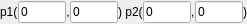
<?xml version="1.0" encoding="UTF-8"?>
<ui version="4.0">
 <class>PointForm</class>
 <widget class="QWidget" name="PointForm">
  <property name="geometry">
   <rect>
    <x>0</x>
    <y>0</y>
    <width>247</width>
    <height>24</height>
   </rect>
  </property>
  <property name="windowTitle">
   <string>Form</string>
  </property>
  <layout class="QGridLayout" name="gridLayout">
   <property name="leftMargin">
    <number>0</number>
   </property>
   <property name="topMargin">
    <number>0</number>
   </property>
   <property name="rightMargin">
    <number>0</number>
   </property>
   <property name="bottomMargin">
    <number>0</number>
   </property>
   <property name="spacing">
    <number>0</number>
   </property>
   <item row="0" column="5">
    <widget class="QLabel" name="label_p2_1">
     <property name="text">
      <string> p2(</string>
     </property>
    </widget>
   </item>
   <item row="0" column="4">
    <widget class="QLabel" name="label_p1_3">
     <property name="text">
      <string>)</string>
     </property>
    </widget>
   </item>
   <item row="0" column="2">
    <widget class="QLabel" name="label_p1_2">
     <property name="maximumSize">
      <size>
       <width>4</width>
       <height>16777215</height>
      </size>
     </property>
     <property name="styleSheet">
      <string notr="true">font: 75 12pt &quot;Arial&quot;;</string>
     </property>
     <property name="text">
      <string>,</string>
     </property>
     <property name="alignment">
      <set>Qt::AlignCenter</set>
     </property>
    </widget>
   </item>
   <item row="0" column="3">
    <widget class="QLineEdit" name="lineEdit_y1">
     <property name="text">
      <string>0</string>
     </property>
    </widget>
   </item>
   <item row="0" column="1">
    <widget class="QLineEdit" name="lineEdit_x1">
     <property name="text">
      <string>0</string>
     </property>
    </widget>
   </item>
   <item row="0" column="8">
    <widget class="QLineEdit" name="lineEdit_y2">
     <property name="text">
      <string>0</string>
     </property>
    </widget>
   </item>
   <item row="0" column="6">
    <widget class="QLineEdit" name="lineEdit_x2">
     <property name="text">
      <string>0</string>
     </property>
    </widget>
   </item>
   <item row="0" column="7">
    <widget class="QLabel" name="label_p2_2">
     <property name="maximumSize">
      <size>
       <width>4</width>
       <height>16777215</height>
      </size>
     </property>
     <property name="styleSheet">
      <string notr="true">font: 75 12pt &quot;Arial&quot;;</string>
     </property>
     <property name="text">
      <string>,</string>
     </property>
    </widget>
   </item>
   <item row="0" column="9">
    <widget class="QLabel" name="label_p2_3">
     <property name="text">
      <string>)</string>
     </property>
    </widget>
   </item>
   <item row="0" column="0">
    <widget class="QLabel" name="label_p1_1">
     <property name="text">
      <string>p1(</string>
     </property>
    </widget>
   </item>
  </layout>
 </widget>
 <resources/>
 <connections/>
</ui>
